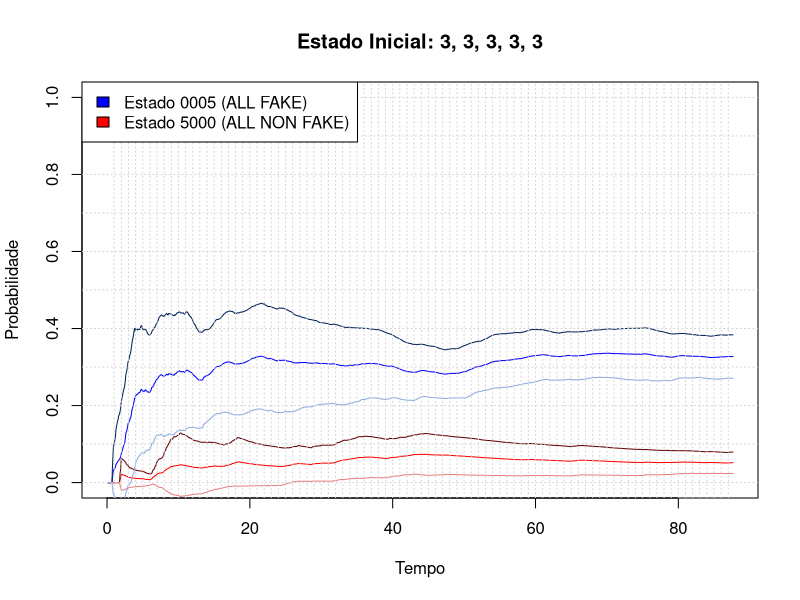

Here is the R script that generated this plot:
K <- 2
N <- 5
L0 <- 0.1
L1 <- 0.2
F01mi0 <- 1
F02mi0 <- 2
F11mi1 <- 1
F12mi1 <- 2
GOOD <- 0
FAKE <- 1

gerarExogenosIniciais <- function(){
    for(i in 1:length(Usuarios)){
        if(L0 > 0){
            evento <- c(i, GOOD, rexp(1,L0), i)
            FilaDeEventos[[length(FilaDeEventos)+1]] <<- evento
        }
        if(L1 > 0 ){
            evento <- c(i, FAKE, rexp(1,L1), i )
            FilaDeEventos[[length(FilaDeEventos)+1]] <<- evento
        }
    }
}

gerarEndogenosIniciais <- function(){
    for(i in 1:length(Usuarios)) {
	    gerarEventosEndogenos(i)
    }
}

atualizarTempos <- function(tempo){
        estado <- c(0,0,0,0)
    	for(usuario in Usuarios){
            if(usuario==0){estado[1] <- estado[1] + 1}
            else if(usuario==1){estado[2] <- estado[2] + 1}
            else if(usuario==2){estado[3] <- estado[3] + 1}
            else if(usuario==3){estado[4] <- estado[4] + 1}
        }
        estadoStr <- paste(estado,collapse='')
	    Tempos[[estadoStr]] <<- Tempos[[estadoStr]] + tempo
}

modificarTimelinesFIFO <- function(e){
    if(e[2] == GOOD){
        if(Usuarios[e[4]] == 0){Usuarios[e[4]] <<- 0}
        else if(Usuarios[e[4]] == 1){Usuarios[e[4]] <<- 2}
        else if(Usuarios[e[4]] == 2){Usuarios[e[4]] <<- 0}
        else if(Usuarios[e[4]] == 3){Usuarios[e[4]] <<- 2}
    }                                                            
    else {
        if(Usuarios[e[4]] == 0){Usuarios[e[4]] <<- 1}
        else if(Usuarios[e[4]] == 1){Usuarios[e[4]] <<- 3}
        else if(Usuarios[e[4]] == 2){Usuarios[e[4]] <<- 1}
        else if(Usuarios[e[4]] == 3){Usuarios[e[4]] <<- 3}    
        }                                              
}

modificarTimelinesRND <- function(e){
    if(e[2] == GOOD){
        if(Usuarios[e[4]]==0){Usuarios[e[4]] <<- 0}
        else if(Usuarios[e[4]]==1){Usuarios[e[4]] <<- sample(c(0,1),1,rep=FALSE)} 
        else if(Usuarios[e[4]]==2){Usuarios[e[4]] <<- sample(c(0,2),1,rep=FALSE)}  
        else if(Usuarios[e[4]]==3){Usuarios[e[4]] <<- sample(c(1,2),1,rep=FALSE)}        
    }
    else {
        if(Usuarios[e[4]]==0){Usuarios[e[4]] <<- sample(c(1,2),1,rep=FALSE)}
        else if(Usuarios[e[4]]==1){Usuarios[e[4]] <<- sample(c(1,3),1,rep=FALSE)}
        else if(Usuarios[e[4]]==2){Usuarios[e[4]] <<- sample(c(2,3),1,rep=FALSE)}
        else if(Usuarios[e[4]]==3){Usuarios[e[4]] <<- 3}    
    }
}

arrumarFilasEventos <- function(){
    FilaDeEventos <<- FilaDeEventos[order(sapply(FilaDeEventos, function(x) x[[3]]))]
}

gerarEventosEndogenos <- function(quem){
    
    ###criarEventosNovos
    if(Usuarios[quem]==0){
        evento <- c(quem, GOOD, rexp(1,F02mi0), gerarSample(quem))
        FilaDeEventos[[length(FilaDeEventos)+1]] <<- evento

    }
    if(Usuarios[quem]==1){
        evento <- c(quem, GOOD, rexp(1,F01mi0), gerarSample(quem))
        FilaDeEventos[[length(FilaDeEventos)+1]] <<- evento
        evento <- c(quem, FAKE, rexp(1,F11mi1), gerarSample(quem))
        FilaDeEventos[[length(FilaDeEventos)+1]] <<- evento   
    }
    if(Usuarios[quem]==2){
        evento <- c(quem, GOOD, rexp(1,F01mi0), gerarSample(quem))
        FilaDeEventos[[length(FilaDeEventos)+1]] <<- evento    
        evento <- c(quem, FAKE, rexp(1,F11mi1), gerarSample(quem))
        FilaDeEventos[[length(FilaDeEventos)+1]] <<- evento       
    }
    if(Usuarios[quem]==3){
        evento <- c(quem, FAKE, rexp(1,F12mi1), gerarSample(quem))
        FilaDeEventos[[length(FilaDeEventos)+1]] <<- evento
       
    }            
}

gerarSample <- function(nquero){
    while(TRUE) {
        num <- sample(1:5,1,rep=FALSE)
        if (num != nquero) break
    }
    return(num)
}

FIM <- 10
FIFO <- TRUE
TOTALEVENTOS <- 1000

guardadorTempoInicial <- matrix(0L, ncol = TOTALEVENTOS, nrow = FIM)
guardadorTempoFinal <- matrix(0L, ncol = TOTALEVENTOS, nrow = FIM)
guardadorTempoInicialHits <- matrix(0L, ncol = TOTALEVENTOS, nrow = FIM)
guardadorTempoFinalHits <- matrix(0L, ncol = TOTALEVENTOS, nrow = FIM)
tempoDosEventos <- matrix(0L, ncol = TOTALEVENTOS, nrow = FIM)

intervaloSupTempoInicial <- numeric(TOTALEVENTOS)
intervaloInfTempoInicial <- numeric(TOTALEVENTOS)

intervaloSupTempoFinal <- numeric(TOTALEVENTOS)
intervaloInfTempoFinal <- numeric(TOTALEVENTOS)

for(i in 1:FIM){
    #evento = (de quem veio, good/fake, tempo, pra onde vai)
    T <- 0 
    Usuarios <- c(1,1,1,1,1)
    Tempos <- numeric(56)
    names(Tempos) <- c('5000','4100','4010','4001','1400','0410','0401',
                    '1040','0140','0041','1004','0104','0014','3200',
                    '3020','3002','2300','0320','0302','2030','0230',
                    '0032','2003','0203','0023','3110','3101','3011',
                    '1310','1301','0311','1130','1031','0131','1103',
                    '1013','0113','2210','2201','2120','2021','2102',
                    '2012','1220','0221','1202','0212','1022','0122',
                    '2111','1211','1121','1112','0500','0050','0005')
    j <- 1
    nEventos <- 0

    while(nEventos < TOTALEVENTOS){
        
        FilaDeEventos <- list()
        gerarEndogenosIniciais()
        gerarExogenosIniciais()
        arrumarFilasEventos()

        evento <- FilaDeEventos[[1]]
        atualizarTempos(evento[3])
        T <- T + evento[3]
        nEventos <- nEventos + 1
        # print(paste(T,nEventos))

    
        if(FIFO){modificarTimelinesFIFO(evento)}else{modificarTimelinesRND(evento)}

        guardadorTempoInicial[i,nEventos] <- Tempos[['5000']]/T
        guardadorTempoFinal[i,nEventos] <- Tempos[['0005']]/T
        tempoDosEventos[i,nEventos] <- T

        if(nEventos > 1){
            if(all(Usuarios==c(0,0,0,0,0))){
                guardadorTempoInicialHits[i,nEventos] <- (guardadorTempoInicialHits[i,nEventos-1] + 1)
            }
            else {
                guardadorTempoInicialHits[i,nEventos] <- guardadorTempoInicialHits[i,nEventos-1]
            }
            
            if(all(Usuarios == c(3,3,3,3,3))){
                guardadorTempoFinalHits[i,nEventos] <- (guardadorTempoFinalHits[i,nEventos-1] + 1)
            } else {
                guardadorTempoFinalHits[i,nEventos] <- guardadorTempoFinalHits[i,nEventos-1]
            }
        }
    }
}

for(i in 1:TOTALEVENTOS){
    intervaloSupTempoInicial[i] <- mean(guardadorTempoInicial[,i]) + (1.96 * sd(guardadorTempoInicial[,i]) / sqrt(FIM))
    intervaloInfTempoInicial[i] <- mean(guardadorTempoInicial[,i]) - (1.96 * sd(guardadorTempoInicial[,i]) / sqrt(FIM))

    intervaloSupTempoFinal[i] <- mean(guardadorTempoFinal[,i]) + (1.96 * sd(guardadorTempoFinal[,i]) / sqrt(FIM))
    intervaloInfTempoFinal[i] <- mean(guardadorTempoFinal[,i]) - (1.96 * sd(guardadorTempoFinal[,i]) / sqrt(FIM))
}


print(paste("Superior",intervaloSupTempoInicial[TOTALEVENTOS]))
print(paste("ALL GOOD tempo",colMeans(guardadorTempoInicial)[TOTALEVENTOS]))
print(paste("Inferior",intervaloInfTempoInicial[TOTALEVENTOS]))

print(paste("Superior",intervaloSupTempoFinal[TOTALEVENTOS]))
print(paste("ALL FAKE tempo",colMeans(guardadorTempoFinal)[TOTALEVENTOS]))
print(paste("Inferior",intervaloInfTempoFinal[TOTALEVENTOS]))

# print(paste("ALL GOOD hits",colMeans(guardadorTempoInicialHits)[TOTALEVENTOS]/TOTALEVENTOS))
# print(paste("ALL FAKE hits",colMeans(guardadorTempoFinalHits)[TOTALEVENTOS]/TOTALEVENTOS))

# print(paste("Tempo médio:", colMeans(tempoDosEventos)[TOTALEVENTOS]))

plot(colMeans(tempoDosEventos), colMeans(guardadorTempoInicial), type="l", xlim=c(0,colMeans(tempoDosEventos)[TOTALEVENTOS]), ylim=c(0,1), main=paste("Estado Inicial:", toString(Usuarios)), xlab="Tempo", ylab="Probabilidade", col="red")
lines(colMeans(tempoDosEventos), intervaloSupTempoInicial, col="#630000")
lines(colMeans(tempoDosEventos), intervaloInfTempoInicial, col="#EA7E7E")
lines(colMeans(tempoDosEventos), colMeans(guardadorTempoFinal), col="blue")
lines(colMeans(tempoDosEventos), intervaloSupTempoFinal, col="#002258")
lines(colMeans(tempoDosEventos), intervaloInfTempoFinal, col="#8BACDF")
abline(h=seq(0,1,by=0.1), lwd=1, lty="dotted", col="lightgray")
abline(v=c(1:colMeans(tempoDosEventos)[TOTALEVENTOS]), lwd=1, lty="dotted", col="lightgray")
legend("topleft",
c("Estado 0005 (ALL FAKE)","Estado 5000 (ALL NON FAKE)"),
fill=c("blue","red")
) 
# print(Tempos*100/T)
# res <- 0
# for(tempo in Tempos){
#     res <- res + tempo
# }
# print(res/T)

